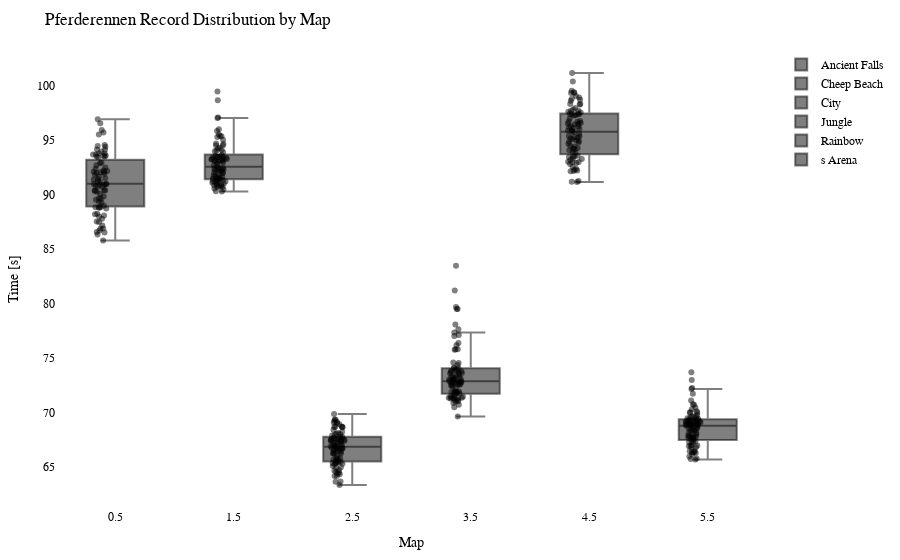

Here is the notebook cell this chart was saved with:
### Code cell
import plotly.graph_objects as go
import plotly.io as pio

df = getRecordsDataframe(minigame="Pferderennen")

# Calculate the offset for centering the data points
num_columns = len(df.columns)
offset = 0.5

# Create a Swarm plot using Plotly
fig = go.Figure()

for i, column in enumerate(df.columns):
    x_values = [i + offset] * len(df[column])  # Adjust x-values with offset for horizontal centering
    fig.add_trace(go.Box(x=x_values,
                         y=df[column],
                         name=column,
                         boxpoints='all',
                         pointpos=-0.5,  # Adjust point position to prevent overlapping
                         marker=dict(color='rgba(0,0,0,0.5)', size=6),  # Adjust marker color and size
                         hovertext=df.index,
                         hoverinfo='text+y'))

fig.update_layout(title="Pferderennen Record Distribution by Map",
                  xaxis=dict(title="Map"),
                  yaxis=dict(title="Time [s]"),
                  showlegend=True,
                  font=dict(family="Arial", size=12, color="black"),  # Customize font
                  plot_bgcolor="white",  # Set background color
                  margin=dict(l=50, r=50, t=50, b=50),  # Adjust margins for better layout
                  )

pio.show(fig)

pio.write_html(fig, "out/pferd_swarm_plot.html")

### Figure 1 — Plotly figure (JSON) as saved in the notebook; plotly's stock layout.template omitted (floating-point values rounded to 4 significant figures)
{"data": [{"boxpoints": "all", "hoverinfo": "text+y", "hovertext": ["agowskyy", "Anni808", "Axollotel", "BacardiSprite", "bawskey", "BearchenGott", "BusinessBent", "byTobi", "cediiiiii_10", "Chander24", "Chrisi20101", "crocodile1870", "cxl1lo", "DarkCobweb", "DerBaumIstDerWeg", "Ex4cted", "Falke23_5", "Feinberg", "Fflopse", "ForceFox", "Freeeedom", "frutigall", "GeneralEnte06", "Gerrygames", "Gobo9", "GrafikKatze", "Grapfen", "H1ghsay", "h4nnes", "Harold_Sensemann", "HerrDante", "Jan2220", "JennieKim", "jimmi1410", "JOW23", "Joy_8oy", "JustK1lling", "KakaMC", "Kanickelul", "Kokochampi", "Kokochampo", "Kyuudo", "LeWi_100", "Livgo", "lizsyy", "LordAlexos", "Lubotter2009", "Luis_XYZ", "marbrueck", "Martomias", "Mincheeen", "MrNulfred", "Nexilus", "Ninivee", "officialryzon", "Oronor", "PedroZockt", "Picutar", "PixlNight", "PolizeiDreamy", "Radattel", "Raefinzs", "Ritokii", "rXzEr_Justin", "Sackkerl", "schmaarek", "Sebi1801", "Seemops_8", "Sey__", "SpeckyCut", "StaudammAusHolz", "Tomiokey", "tsuneee", "twitchparaskiill", "Umgfoin", "WirdNichtGeladen", "Wissender", "xBaumeisterin", "xX_Dima_ggg_Xx6", "xX_Masha_ggg_Xx9", "ymq_", "yzvm", "zTotito", "_n3d", "_Waldi_"], "marker": {"color": "rgba(0,0,0,0.5)", "size": 6}, "name": "Ancient Falls", "pointpos": -0.5, "type": "box", "x": [0.5, 0.5, 0.5, 0.5, 0.5, 0.5, 0.5, 0.5, 0.5, 0.5, 0.5, 0.5, 0.5, 0.5, 0.5, 0.5, 0.5, 0.5, 0.5, 0.5, 0.5, 0.5, 0.5, 0.5, 0.5, 0.5, 0.5, 0.5, 0.5, 0.5, 0.5, 0.5, 0.5, 0.5, 0.5, 0.5, 0.5, 0.5, 0.5, 0.5, 0.5, 0.5, 0.5, 0.5, 0.5, 0.5, 0.5, 0.5, 0.5, 0.5, 0.5, 0.5, 0.5, 0.5, 0.5, 0.5, 0.5, 0.5, 0.5, 0.5, 0.5, 0.5, 0.5, 0.5, 0.5, 0.5, 0.5, 0.5, 0.5, 0.5, 0.5, 0.5, 0.5, 0.5, 0.5, 0.5, 0.5, 0.5, 0.5, 0.5, 0.5, 0.5, 0.5, 0.5, 0.5], "y": [94.13, 91.65, 92.5, 92.37, 88.84, 87.48, 94.47, 93.69, 86.89, 93.78, 88.84, 90.96, 89.27, 92.11, 90.75, 87.98, 96.93, null, 85.8, 96.56, 88.09, 88.8, 87.16, null, 86.57, 92.07, 90.09, 90.82, 91.23, 94.41, 88.84, 90.37, 93.79, 92.96, 92.16, 90.38, 90.27, 91.01, null, 95.7, 94.57, 89.34, 90.35, 91.91, 86.52, 93.49, 91.51, 89.66, 93.55, 90.7, 90.39, 92.21, 91.4, 90.9, 91.17, 93.69, 87.54, 90.97, 89.83, 95.52, 93.5, 92.06, null, 94.14, 93.44, 86.89, null, 91.43, 88.25, 95.94, 89.53, 90.93, 86.34, 92.71, 88.2, 92.89, 93.96, 88.72, 89.64, 92.0, 86.71, 87.79, 91.82, 88.99, 93.59]}, {"boxpoints": "all", "hoverinfo": "text+y", "hovertext": ["agowskyy", "Anni808", "Axollotel", "BacardiSprite", "bawskey", "BearchenGott", "BusinessBent", "byTobi", "cediiiiii_10", "Chander24", "Chrisi20101", "crocodile1870", "cxl1lo", "DarkCobweb", "DerBaumIstDerWeg", "Ex4cted", "Falke23_5", "Feinberg", "Fflopse", "ForceFox", "Freeeedom", "frutigall", "GeneralEnte06", "Gerrygames", "Gobo9", "GrafikKatze", "Grapfen", "H1ghsay", "h4nnes", "Harold_Sensemann", "HerrDante", "Jan2220", "JennieKim", "jimmi1410", "JOW23", "Joy_8oy", "JustK1lling", "KakaMC", "Kanickelul", "Kokochampi", "Kokochampo", "Kyuudo", "LeWi_100", "Livgo", "lizsyy", "LordAlexos", "Lubotter2009", "Luis_XYZ", "marbrueck", "Martomias", "Mincheeen", "MrNulfred", "Nexilus", "Ninivee", "officialryzon", "Oronor", "PedroZockt", "Picutar", "PixlNight", "PolizeiDreamy", "Radattel", "Raefinzs", "Ritokii", "rXzEr_Justin", "Sackkerl", "schmaarek", "Sebi1801", "Seemops_8", "Sey__", "SpeckyCut", "StaudammAusHolz", "Tomiokey", "tsuneee", "twitchparaskiill", "Umgfoin", "WirdNichtGeladen", "Wissender", "xBaumeisterin", "xX_Dima_ggg_Xx6", "xX_Masha_ggg_Xx9", "ymq_", "yzvm", "zTotito", "_n3d", "_Waldi_"], "marker": {"color": "rgba(0,0,0,0.5)", "size": 6}, "name": "Cheep Beach", "pointpos": -0.5, "type": "box", "x": [1.5, 1.5, 1.5, 1.5, 1.5, 1.5, 1.5, 1.5, 1.5, 1.5, 1.5, 1.5, 1.5, 1.5, 1.5, 1.5, 1.5, 1.5, 1.5, 1.5, 1.5, 1.5, 1.5, 1.5, 1.5, 1.5, 1.5, 1.5, 1.5, 1.5, 1.5, 1.5, 1.5, 1.5, 1.5, 1.5, 1.5, 1.5, 1.5, 1.5, 1.5, 1.5, 1.5, 1.5, 1.5, 1.5, 1.5, 1.5, 1.5, 1.5, 1.5, 1.5, 1.5, 1.5, 1.5, 1.5, 1.5, 1.5, 1.5, 1.5, 1.5, 1.5, 1.5, 1.5, 1.5, 1.5, 1.5, 1.5, 1.5, 1.5, 1.5, 1.5, 1.5, 1.5, 1.5, 1.5, 1.5, 1.5, 1.5, 1.5, 1.5, 1.5, 1.5, 1.5, 1.5], "y": [92.15, 93.21, 94.3, 91.03, 91.66, 90.85, 95.53, 94.06, 90.31, 93.28, 92.29, 91.46, 91.34, 92.95, 93.08, 91.43, 93.27, 96.01, 90.28, 99.46, 90.89, 91.2, 90.56, 91.96, 90.78, 92.24, 92.31, 94.24, 91.63, 93.1, 90.73, 93.23, 93.39, 93.51, 91.0, 92.57, 97.09, 91.3, 98.66, 95.84, 97.03, 91.51, 92.37, 93.46, 90.82, 95.3, 93.89, 91.71, 94.09, 92.0, 93.04, 93.14, 93.47, 91.99, 91.61, 95.39, 91.15, 92.69, 92.12, 93.45, 94.51, 93.61, 93.43, 93.98, 95.04, 90.49, 93.13, 91.31, 90.85, 93.28, 92.49, 92.81, 91.44, 93.57, 91.09, 92.26, 94.7, 91.71, 92.47, 94.51, 90.67, 91.26, 95.36, 91.24, 94.64]}, {"boxpoints": "all", "hoverinfo": "text+y", "hovertext": ["agowskyy", "Anni808", "Axollotel", "BacardiSprite", "bawskey", "BearchenGott", "BusinessBent", "byTobi", "cediiiiii_10", "Chander24", "Chrisi20101", "crocodile1870", "cxl1lo", "DarkCobweb", "DerBaumIstDerWeg", "Ex4cted", "Falke23_5", "Feinberg", "Fflopse", "ForceFox", "Freeeedom", "frutigall", "GeneralEnte06", "Gerrygames", "Gobo9", "GrafikKatze", "Grapfen", "H1ghsay", "h4nnes", "Harold_Sensemann", "HerrDante", "Jan2220", "JennieKim", "jimmi1410", "JOW23", "Joy_8oy", "JustK1lling", "KakaMC", "Kanickelul", "Kokochampi", "Kokochampo", "Kyuudo", "LeWi_100", "Livgo", "lizsyy", "LordAlexos", "Lubotter2009", "Luis_XYZ", "marbrueck", "Martomias", "Mincheeen", "MrNulfred", "Nexilus", "Ninivee", "officialryzon", "Oronor", "PedroZockt", "Picutar", "PixlNight", "PolizeiDreamy", "Radattel", "Raefinzs", "Ritokii", "rXzEr_Justin", "Sackkerl", "schmaarek", "Sebi1801", "Seemops_8", "Sey__", "SpeckyCut", "StaudammAusHolz", "Tomiokey", "tsuneee", "twitchparaskiill", "Umgfoin", "WirdNichtGeladen", "Wissender", "xBaumeisterin", "xX_Dima_ggg_Xx6", "xX_Masha_ggg_Xx9", "ymq_", "yzvm", "zTotito", "_n3d", "_Waldi_"], "marker": {"color": "rgba(0,0,0,0.5)", "size": 6}, "name": "City", "pointpos": -0.5, "type": "box", "x": [2.5, 2.5, 2.5, 2.5, 2.5, 2.5, 2.5, 2.5, 2.5, 2.5, 2.5, 2.5, 2.5, 2.5, 2.5, 2.5, 2.5, 2.5, 2.5, 2.5, 2.5, 2.5, 2.5, 2.5, 2.5, 2.5, 2.5, 2.5, 2.5, 2.5, 2.5, 2.5, 2.5, 2.5, 2.5, 2.5, 2.5, 2.5, 2.5, 2.5, 2.5, 2.5, 2.5, 2.5, 2.5, 2.5, 2.5, 2.5, 2.5, 2.5, 2.5, 2.5, 2.5, 2.5, 2.5, 2.5, 2.5, 2.5, 2.5, 2.5, 2.5, 2.5, 2.5, 2.5, 2.5, 2.5, 2.5, 2.5, 2.5, 2.5, 2.5, 2.5, 2.5, 2.5, 2.5, 2.5, 2.5, 2.5, 2.5, 2.5, 2.5, 2.5, 2.5, 2.5, 2.5], "y": [69.12, 66.19, 68.41, 64.89, 65.8, 65.07, 67.88, 68.03, 63.66, 69.07, 65.79, 66.69, 65.37, 66.95, 67.51, 65.29, 66.71, 69.0, 63.32, 66.48, 65.46, 66.26, 64.64, 66.84, 64.39, 65.57, 66.71, 67.54, 65.7, 68.11, 64.17, 67.61, 67.49, 68.67, 65.97, 66.68, 66.38, 65.2, 66.45, 69.2, 68.69, 65.36, 65.48, 66.52, 64.17, 66.71, 67.24, 67.52, 68.63, 66.68, 66.22, 67.29, 67.76, 66.98, 65.64, 67.41, 64.95, 68.21, 67.1, 66.94, 68.65, 66.89, 67.61, 69.35, 67.97, 64.31, 67.39, 66.22, 64.53, 68.68, 67.46, 67.18, 64.72, 67.1, 65.35, 67.77, 69.33, 67.67, 67.4, 68.91, 64.48, 63.62, 67.99, 65.41, 69.86]}, {"boxpoints": "all", "hoverinfo": "text+y", "hovertext": ["agowskyy", "Anni808", "Axollotel", "BacardiSprite", "bawskey", "BearchenGott", "BusinessBent", "byTobi", "cediiiiii_10", "Chander24", "Chrisi20101", "crocodile1870", "cxl1lo", "DarkCobweb", "DerBaumIstDerWeg", "Ex4cted", "Falke23_5", "Feinberg", "Fflopse", "ForceFox", "Freeeedom", "frutigall", "GeneralEnte06", "Gerrygames", "Gobo9", "GrafikKatze", "Grapfen", "H1ghsay", "h4nnes", "Harold_Sensemann", "HerrDante", "Jan2220", "JennieKim", "jimmi1410", "JOW23", "Joy_8oy", "JustK1lling", "KakaMC", "Kanickelul", "Kokochampi", "Kokochampo", "Kyuudo", "LeWi_100", "Livgo", "lizsyy", "LordAlexos", "Lubotter2009", "Luis_XYZ", "marbrueck", "Martomias", "Mincheeen", "MrNulfred", "Nexilus", "Ninivee", "officialryzon", "Oronor", "PedroZockt", "Picutar", "PixlNight", "PolizeiDreamy", "Radattel", "Raefinzs", "Ritokii", "rXzEr_Justin", "Sackkerl", "schmaarek", "Sebi1801", "Seemops_8", "Sey__", "SpeckyCut", "StaudammAusHolz", "Tomiokey", "tsuneee", "twitchparaskiill", "Umgfoin", "WirdNichtGeladen", "Wissender", "xBaumeisterin", "xX_Dima_ggg_Xx6", "xX_Masha_ggg_Xx9", "ymq_", "yzvm", "zTotito", "_n3d", "_Waldi_"], "marker": {"color": "rgba(0,0,0,0.5)", "size": 6}, "name": "Jungle", "pointpos": -0.5, "type": "box", "x": [3.5, 3.5, 3.5, 3.5, 3.5, 3.5, 3.5, 3.5, 3.5, 3.5, 3.5, 3.5, 3.5, 3.5, 3.5, 3.5, 3.5, 3.5, 3.5, 3.5, 3.5, 3.5, 3.5, 3.5, 3.5, 3.5, 3.5, 3.5, 3.5, 3.5, 3.5, 3.5, 3.5, 3.5, 3.5, 3.5, 3.5, 3.5, 3.5, 3.5, 3.5, 3.5, 3.5, 3.5, 3.5, 3.5, 3.5, 3.5, 3.5, 3.5, 3.5, 3.5, 3.5, 3.5, 3.5, 3.5, 3.5, 3.5, 3.5, 3.5, 3.5, 3.5, 3.5, 3.5, 3.5, 3.5, 3.5, 3.5, 3.5, 3.5, 3.5, 3.5, 3.5, 3.5, 3.5, 3.5, 3.5, 3.5, 3.5, 3.5, 3.5, 3.5, 3.5, 3.5, 3.5], "y": [79.48, 72.67, 77.02, 71.32, 75.75, 71.27, null, 73.7, 70.47, 74.11, 72.25, 72.59, 71.7, 73.66, 72.73, 71.81, 76.17, 76.37, 69.62, 73.14, 71.1, 73.03, 70.97, 73.78, 71.34, 71.44, 72.85, 73.23, 74.06, 79.67, 71.34, 72.9, 72.54, 73.87, 71.87, 74.35, 71.14, 71.45, null, 74.59, null, 73.23, 71.92, 73.11, 70.85, 77.64, 72.44, 72.38, 73.43, 72.77, 73.27, 72.6, 79.5, 72.58, 73.01, 75.81, 70.69, 73.49, 72.76, 73.62, 77.1, 73.94, 83.47, 74.53, 74.05, 71.32, null, 73.02, 71.89, 78.07, 71.65, 73.83, 71.35, 81.18, 71.88, 72.72, 77.33, 71.72, 71.87, 72.87, 71.02, 71.44, 73.58, 71.25, 75.8]}, {"boxpoints": "all", "hoverinfo": "text+y", "hovertext": ["agowskyy", "Anni808", "Axollotel", "BacardiSprite", "bawskey", "BearchenGott", "BusinessBent", "byTobi", "cediiiiii_10", "Chander24", "Chrisi20101", "crocodile1870", "cxl1lo", "DarkCobweb", "DerBaumIstDerWeg", "Ex4cted", "Falke23_5", "Feinberg", "Fflopse", "ForceFox", "Freeeedom", "frutigall", "GeneralEnte06", "Gerrygames", "Gobo9", "GrafikKatze", "Grapfen", "H1ghsay", "h4nnes", "Harold_Sensemann", "HerrDante", "Jan2220", "JennieKim", "jimmi1410", "JOW23", "Joy_8oy", "JustK1lling", "KakaMC", "Kanickelul", "Kokochampi", "Kokochampo", "Kyuudo", "LeWi_100", "Livgo", "lizsyy", "LordAlexos", "Lubotter2009", "Luis_XYZ", "marbrueck", "Martomias", "Mincheeen", "MrNulfred", "Nexilus", "Ninivee", "officialryzon", "Oronor", "PedroZockt", "Picutar", "PixlNight", "PolizeiDreamy", "Radattel", "Raefinzs", "Ritokii", "rXzEr_Justin", "Sackkerl", "schmaarek", "Sebi1801", "Seemops_8", "Sey__", "SpeckyCut", "StaudammAusHolz", "Tomiokey", "tsuneee", "twitchparaskiill", "Umgfoin", "WirdNichtGeladen", "Wissender", "xBaumeisterin", "xX_Dima_ggg_Xx6", "xX_Masha_ggg_Xx9", "ymq_", "yzvm", "zTotito", "_n3d", "_Waldi_"], "marker": {"color": "rgba(0,0,0,0.5)", "size": 6}, "name": "Rainbow", "pointpos": -0.5, "type": "box", "x": [4.5, 4.5, 4.5, 4.5, 4.5, 4.5, 4.5, 4.5, 4.5, 4.5, 4.5, 4.5, 4.5, 4.5, 4.5, 4.5, 4.5, 4.5, 4.5, 4.5, 4.5, 4.5, 4.5, 4.5, 4.5, 4.5, 4.5, 4.5, 4.5, 4.5, 4.5, 4.5, 4.5, 4.5, 4.5, 4.5, 4.5, 4.5, 4.5, 4.5, 4.5, 4.5, 4.5, 4.5, 4.5, 4.5, 4.5, 4.5, 4.5, 4.5, 4.5, 4.5, 4.5, 4.5, 4.5, 4.5, 4.5, 4.5, 4.5, 4.5, 4.5, 4.5, 4.5, 4.5, 4.5, 4.5, 4.5, 4.5, 4.5, 4.5, 4.5, 4.5, 4.5, 4.5, 4.5, 4.5, 4.5, 4.5, 4.5, 4.5, 4.5, 4.5, 4.5, 4.5, 4.5], "y": [98.92, 95.79, 95.75, 92.92, 97.95, 93.03, 98.33, 94.79, 91.15, 99.39, 93.92, 94.07, 95.38, 95.36, 94.24, 92.97, 95.92, 96.25, 91.24, 93.53, 92.21, 94.87, 93.84, 95.22, 91.19, 96.75, 93.32, 98.34, 94.47, 96.19, 92.29, 97.38, 97.3, 96.7, 92.56, 97.39, 97.83, 93.19, null, 99.54, 97.61, 96.03, 94.27, 97.28, 92.17, 101.2, 95.59, 96.48, 97.69, 95.29, 96.59, 94.67, 98.28, 98.71, 97, 97.45, 92.14, 96.17, 93.0, 96.28, 99.06, 97.55, 96.72, 96.54, 99.33, 93.28, 97.72, 94.91, 93.57, 98.8, 94.43, 98.62, 92.37, 95.88, 94.99, 95.09, 96.46, 94.19, 95.15, 100.4, 92.81, 93.47, 99.34, 93.46, 97.44]}, {"boxpoints": "all", "hoverinfo": "text+y", "hovertext": ["agowskyy", "Anni808", "Axollotel", "BacardiSprite", "bawskey", "BearchenGott", "BusinessBent", "byTobi", "cediiiiii_10", "Chander24", "Chrisi20101", "crocodile1870", "cxl1lo", "DarkCobweb", "DerBaumIstDerWeg", "Ex4cted", "Falke23_5", "Feinberg", "Fflopse", "ForceFox", "Freeeedom", "frutigall", "GeneralEnte06", "Gerrygames", "Gobo9", "GrafikKatze", "Grapfen", "H1ghsay", "h4nnes", "Harold_Sensemann", "HerrDante", "Jan2220", "JennieKim", "jimmi1410", "JOW23", "Joy_8oy", "JustK1lling", "KakaMC", "Kanickelul", "Kokochampi", "Kokochampo", "Kyuudo", "LeWi_100", "Livgo", "lizsyy", "LordAlexos", "Lubotter2009", "Luis_XYZ", "marbrueck", "Martomias", "Mincheeen", "MrNulfred", "Nexilus", "Ninivee", "officialryzon", "Oronor", "PedroZockt", "Picutar", "PixlNight", "PolizeiDreamy", "Radattel", "Raefinzs", "Ritokii", "rXzEr_Justin", "Sackkerl", "schmaarek", "Sebi1801", "Seemops_8", "Sey__", "SpeckyCut", "StaudammAusHolz", "Tomiokey", "tsuneee", "twitchparaskiill", "Umgfoin", "WirdNichtGeladen", "Wissender", "xBaumeisterin", "xX_Dima_ggg_Xx6", "xX_Masha_ggg_Xx9", "ymq_", "yzvm", "zTotito", "_n3d", "_Waldi_"], "marker": {"color": "rgba(0,0,0,0.5)", "size": 6}, "name": "s Arena", "pointpos": -0.5, "type": "box", "x": [5.5, 5.5, 5.5, 5.5, 5.5, 5.5, 5.5, 5.5, 5.5, 5.5, 5.5, 5.5, 5.5, 5.5, 5.5, 5.5, 5.5, 5.5, 5.5, 5.5, 5.5, 5.5, 5.5, 5.5, 5.5, 5.5, 5.5, 5.5, 5.5, 5.5, 5.5, 5.5, 5.5, 5.5, 5.5, 5.5, 5.5, 5.5, 5.5, 5.5, 5.5, 5.5, 5.5, 5.5, 5.5, 5.5, 5.5, 5.5, 5.5, 5.5, 5.5, 5.5, 5.5, 5.5, 5.5, 5.5, 5.5, 5.5, 5.5, 5.5, 5.5, 5.5, 5.5, 5.5, 5.5, 5.5, 5.5, 5.5, 5.5, 5.5, 5.5, 5.5, 5.5, 5.5, 5.5, 5.5, 5.5, 5.5, 5.5, 5.5, 5.5, 5.5, 5.5, 5.5, 5.5], "y": [69.18, 68.9, 69.14, 66.32, 68.82, 66.9, 69.2, 69.33, 65.72, 68.11, 69.29, 67.81, 67.31, 67.84, 69.54, 66.8, 67.78, 72.97, 65.94, 71.09, 67.5, 68.57, 66.36, 67.25, 65.67, 67.56, 67.74, 69.21, 67.28, 68.69, 66.78, 69.03, 69.06, 69.46, 67.27, 68.82, 72.24, 67.65, 73.68, 70.0, 69.61, 68.57, 69.64, 70.7, 66.42, 71.7, 68.45, 68.28, 69.22, 67.73, 68.86, 69.57, 70.28, 69.16, 68.34, 69.98, 65.77, 69.27, 68.98, 68.86, 70.1, 69.41, 68.66, 69.95, 70.74, 66.35, 68.39, 66.47, 68.08, 70.45, 69.01, 67.65, 66.26, 69.34, 66.97, 67.97, 72.14, 68.29, 68.84, 69.75, 66.16, 66.96, 68.78, 66.93, 69.02]}], "layout": {"font": {"color": "black", "family": "Arial", "size": 12}, "margin": {"b": 50, "l": 50, "r": 50, "t": 50}, "plot_bgcolor": "white", "showlegend": true, "title": {"text": "Pferderennen Record Distribution by Map"}, "xaxis": {"title": {"text": "Map"}}, "yaxis": {"title": {"text": "Time [s]"}}}}
